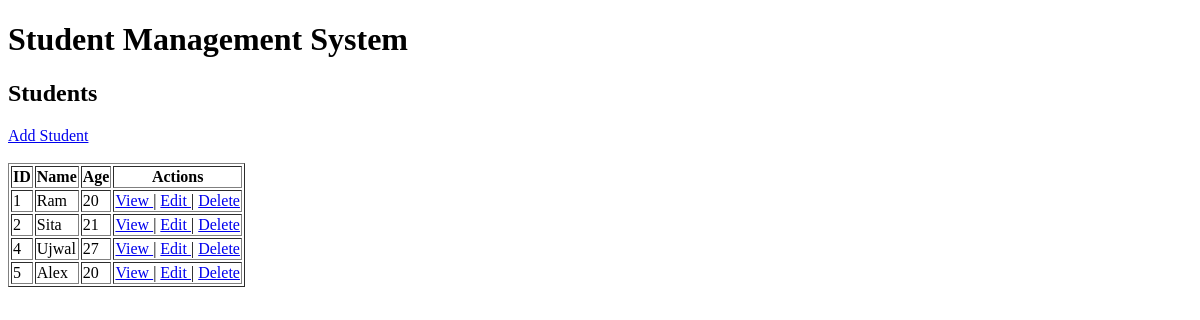
/students/, run on an earlier commit of the app's database.
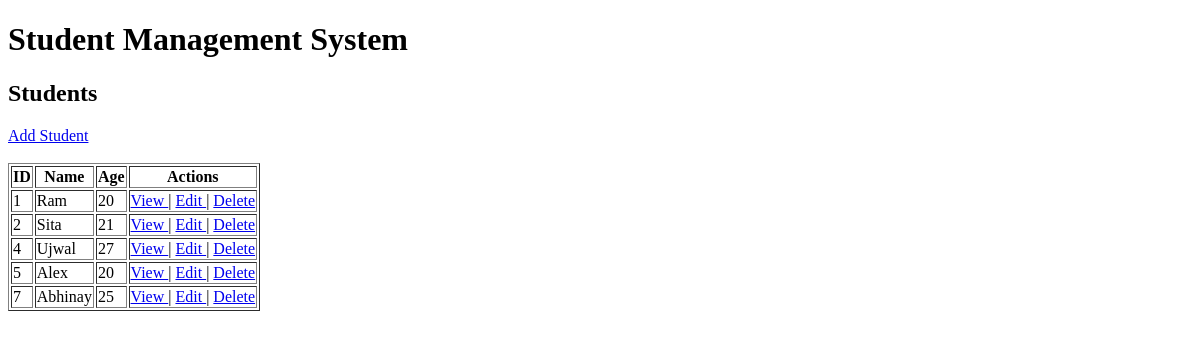
And on a later commit of the database.
### students/models.py (models this page shows, shortened)
class Student(models.Model):
    name = models.CharField(max_length=100)
    age = models.IntegerField()

### students/views.py (the view)
# urls.py: path("", views.student_list, name="student-list"),
def student_list(request):
    students = Student.objects.all()
    return render(
        request,
        "students/student_list.html",
        {"students": students}
    )

### students/templates/students/student_list.html (shortened to what this page needs)
{% extends "students/base.html" %}
{% block content %}
    <h2>Students</h2>
    <a href="{% url 'students:student-create' %}">
        Add Student
    </a>
    <br><br>
    {% if students %}
        <table border="1">
            <thead>
                <tr>
                    <th>ID</th>
                    <th>Name</th>
                    <th>Age</th>
                    <th>Actions</th>
                </tr>
            </thead>
            <tbody>
                {% for student in students %}
                    <tr>
                        <td>
                            {{ student.id }}
                        </td>
                        <td>
                            {{ student.name }}
                        </td>
                        <td>
                            {{ student.age }}
                        </td>
                        <td>
                            <a href="{% url 'students:student-detail' student.id %}">
                                View
                            </a>
                            |
                            <a href="{% url 'students:student-update' student.id %}">
                                Edit
                            </a>
                            |
                            <a href="{% url 'students:student-delete' student.id %}">
                                Delete
                            </a>
                        </td>
                    </tr>
                {% endfor %}
            </tbody>
        </table>
    {% else %}
        <p>No students found.</p>
    {% endif %}
{% endblock %}

### students/templates/students/base.html (shortened to what this page needs)
<!DOCTYPE html>
<html>
<head>
</head>
<body>
    <header>
        <h1>Student Management System</h1>
    </header>
    <main>
        {% block content %}
        {% endblock %}
    </main>
</body>
</html>

What changed in the data, as far as the page shows it:
added Student: id "7", name "Abhinay", age "25"
